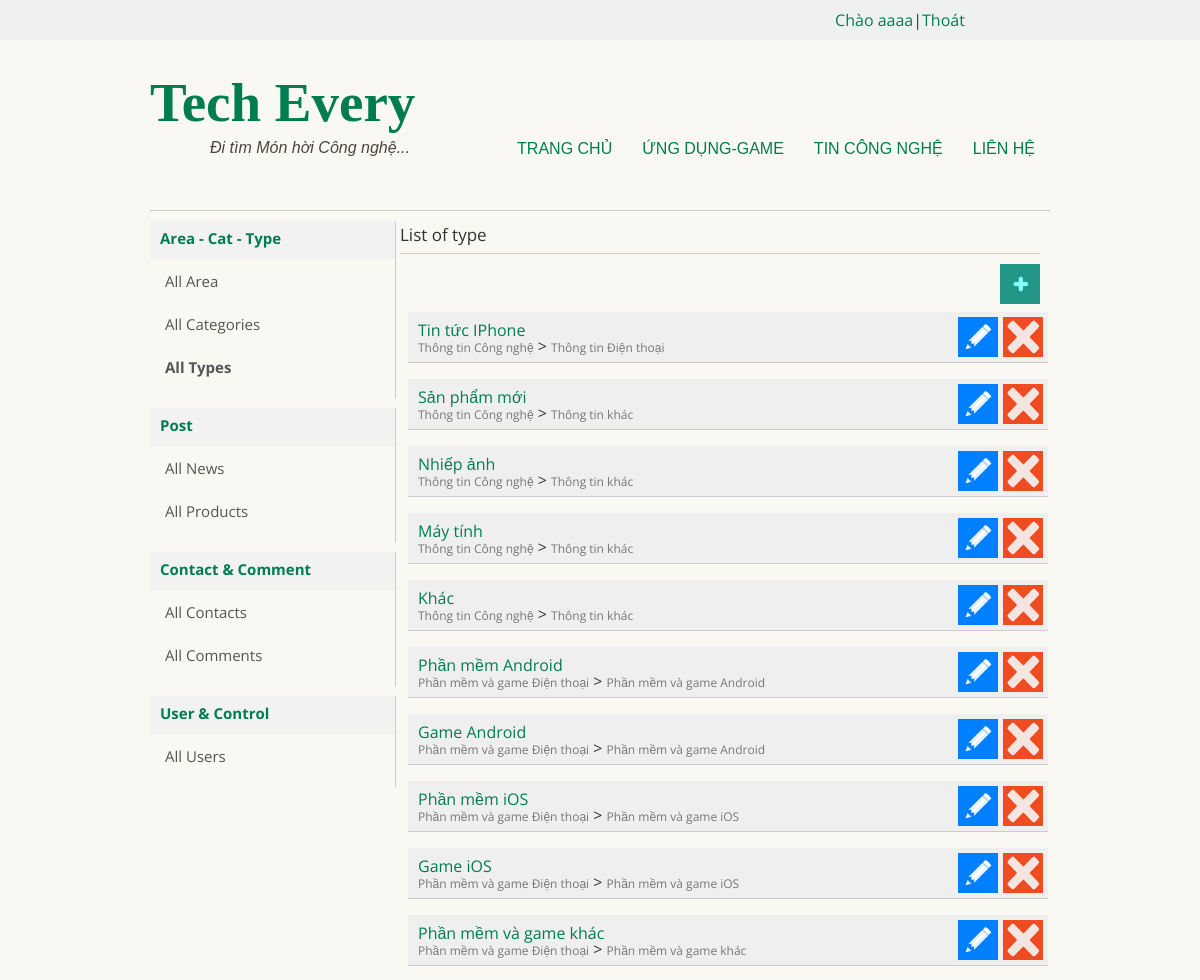
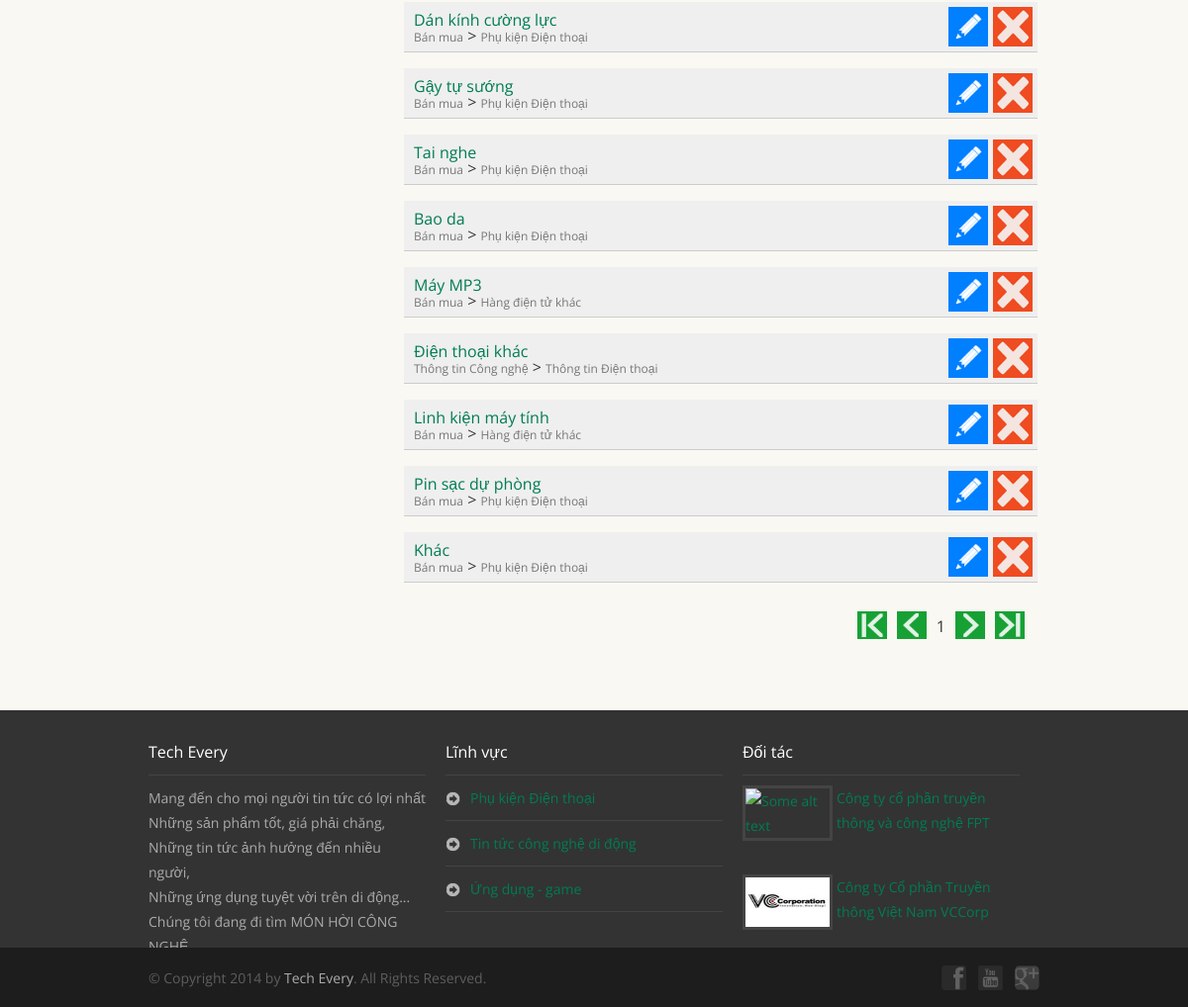
The app's page /minad/am-type.html (signed in) with its own data (2 pictures, top to bottom).
### tables this page shows
CREATE TABLE IF NOT EXISTS `type` (
  `TypeID` int(11) NOT NULL AUTO_INCREMENT,
  `TypeName` varchar(255) NOT NULL,
  `TypeNoName` varchar(255) NOT NULL,
  `TypeCategoryID` int(11) NOT NULL,
  `TypeAreaID` int(11) NOT NULL,
  `TypePos` int(11) NOT NULL,
  PRIMARY KEY (`TypeID`),
  KEY `TypeCategoryID` (`TypeCategoryID`),
  KEY `TypeAreaID` (`TypeAreaID`)
);

CREATE TABLE IF NOT EXISTS `area` (
  `AreaID` int(11) NOT NULL AUTO_INCREMENT,
  `AreaName` varchar(255) NOT NULL,
  `AreaNoName` varchar(255) NOT NULL,
  `AreaPos` int(11) NOT NULL,
  PRIMARY KEY (`AreaID`)
);

CREATE TABLE IF NOT EXISTS `category` (
  `CategoryID` int(11) NOT NULL AUTO_INCREMENT,
  `CategoryName` varchar(255) NOT NULL,
  `CategoryNoName` varchar(255) NOT NULL,
  `CategoryAreaID` int(11) NOT NULL,
  `CategoryPos` int(11) NOT NULL,
  PRIMARY KEY (`CategoryID`),
  KEY `CategoryAreaID` (`CategoryAreaID`)
);

### global/class_db.php (called while the page is built, shortened)
<?php
class Db {
	public $dbc;
	public function __construct($db_no) {
		if ($db_no == 1) {
			$this->dbc = mysqli_connect(DB_HOST, DB_USERNAME, DB_PASS, DB_NAME);
		}
		mysqli_query ($this->dbc, "set names 'utf8'");
	}
	public function doQuery($query) {
		$this->r = mysqli_query($this->dbc, $query) or die (mysqli_error($this->dbc));
	}
	public function loadListDetailType($OrderBy, $ascdesc) {
		$query = "SELECT * FROM type AS t JOIN ";
        $query .= " area AS a ON t.TypeAreaID = a.AreaID JOIN ";
        $query .= " category AS c ON t.TypeCategoryID = c.CategoryID ORDER BY ".$OrderBy." ".$ascdesc;
		$this->doQuery($query);
	}
}
?>

### global/func.php (called while the page is built, shortened)
<?php
require_once("class_db.php");
$myDb = new Db(1);
function valid($dbc, $s) {
	return mysqli_real_escape_string($dbc, strip_tags($s));
}
?>

### minad/admin.php (the view, shortened to what this page needs)
<?php
require_once('top_page.php');
?>
<!DOCTYPE HTML>
<html>
	<head>
		<?php require_once('css.php'); ?>
	</head>
	<body>
		<header>
            <?php require_once('header.php'); ?>
		</header>
                    <?php
                        $gPage = valid($myDb->dbc, $_GET['page']);
                        switch ($gPage) {
                            case 'type';
                                $div = "type";
                                $title = 'List of '.$div;
                                break;
                        }
                    ?>
        <div class="main-content">
            <div class="sb-left">
                <?php require_once('sidebar_admin.php'); ?>
            </div>
            <div class="main-right">
                <h3>
                    <?php
                        echo $title;
                    ?>
                <div class="ad_main_box1">
                        <?php
                        switch ($div) {
                            case 'type';
                                echo "<a href='add-type.html'><img src='../img/icon_add.png' /></a>";
                                break;
                        }
                        ?>
                </div>
                <div class="ad_main_box2">
                    <ul>
                    <?php
                        $onClick = "onclick='return confirm(\"Are you sure to delete this item?\")'";
                        switch ($div) {
                            case 'type';
                                $myDb->loadListDetailType("TypePos", "ASC");
                                $r = $myDb->r;
                                while ($type = mysqli_fetch_array($r, MYSQLI_ASSOC)) {
                                    echo "<li><div><a href='detail-type-".$type['TypeNoName'].".html'>".$type['TypeName']."</a><br />";
                                    echo "<a class='small' href='detail-area-".$type['AreaNoName'].".html'>".$type['AreaName']."</a> > ";
                                    echo "<a class='small' href='detail-category-".$type['CategoryNoName'].".html'>".$type['CategoryName']."</a></div>";
                                    echo "<a ".$onClick." class='button-del' href='del-type-".$type['TypeNoName'].".html'><img src='../img/icon_delete.png'/></a>";
                                    echo "<a class='button-edit' href='edit-type-".$type['TypeNoName'].".html'><img src='../img/icon_edit.png'/></a></li><br style='clear' />";
                                }
                                break;
                        }
                        ?>
                    </ul>
                </div>
                <div class="ad_main_box3">
                    <?php
                        switch ($div) {
                            case 'type';
                                $paging = "<div class='paging'><span id='first-page' class='page-item' onclick='onChangePageF()'><img src='../img/icon_go_first.png' /></span>";
                                $paging .= " <span id='prev-page' class='page-item' onclick='onChangePageP()'><img src='../img/icon_go_prev.png' /></span>";
                                $paging .= " <span id='current-page' class='page-item' onclick='onChangePageC()'>1</span>";
                                $paging .= " <span id='next-page' class='page-item' onclick='onChangePageN()'><img src='../img/icon_go_next.png' /></span>";
                                $paging .= " <span id='last-page' class='page-item' onclick='onChangePageL()'><img src='../img/icon_go_last.png' /></span></div>";
                                echo $paging;
                                break;
                        }
                        ?>
                </div>
            </div>
            <br class="clear"/>
        </div>
        <footer>
        	<?php require_once('footer.php'); ?>
        </footer>
	</body>
</html>

### css/style.css (style rules this page uses)
body { border-top: 40px solid #eff1f1; background: #faf8f3; font-family: 'Open Sans', sans-serif; color: #333; }
a { text-decoration:none; color:inherit; transition: color .5s ease; color: #007d50; }
header { position: relative; width:auto; max-width:900px; margin: 0 auto 20px auto; }
footer { position:relative; clear:both; width:auto; height:300px; background:#333333; margin-top: 20px; }

### css/pages.css (style rules this page uses)
.main-content { width: 100%; max-width: 900px; margin: auto; border-top: 1px solid #ccc; margin-top: 50px; margin-bottom: 50px; padding-bottom: 15px; -webkit-box-sizing: border-box; -moz-box-sizing: border-box; box-sizing: border-box; }

### minad/style.css (style rules this page uses)
.main-right { width: 100%; max-width: 640px; float: left; height: auto; }
.sb-left { width: 240px; margin: 0 10px 0 0; float: left; }
.main-right h3 { font-size:17px; border-bottom: 1px solid #D6D0C1; padding: 10px 0; margin: 5px 0 10px 0px; }
.ad_main_box1 { width: 100%; height: 40px; }
.ad_main_box1 img { width: 40px; height: 40px; float: right; }
.ad_main_box2 { width: 100%; margin: 8px; }
.ad_main_box2 ul li { height: 50px; background: #efefef; border-bottom: 1px solid #ccc; margin: 0; }
.ad_main_box2 ul li div { float: left; padding: 10px; }
.ad_main_box2 ul li a.button-edit, .ad_main_box2 ul li a.button-del { height: 40px; width: 40px; margin: 5px 5px 5px 0; padding: 0; float: right; }
.ad_main_box2 ul li a.button-edit img, .ad_main_box2 ul li a.button-del img { width: 100%; height: 100%; }
a.small { font-size: 12px; color: #777; }
.ad_main_box3 div.paging { float: right; display: flex; justify-content: center; align-items: center; }
.ad_main_box3 div.paging .page-item { float: left; margin: 5px; cursor: pointer; }
.ad_main_box3 div.paging img { width: 30px; height: 28px; }

### records on screen
type: TypeName "Tin tức IPhone", area.AreaName "Thông tin Công nghệ", category.CategoryName "Thông tin Điện thoại"
type: TypeName "Sản phẩm mới", area.AreaName "Thông tin Công nghệ", category.CategoryName "Thông tin khác"
type: TypeName "Nhiếp ảnh", area.AreaName "Thông tin Công nghệ", category.CategoryName "Thông tin khác"
type: TypeName "Máy tính", area.AreaName "Thông tin Công nghệ", category.CategoryName "Thông tin khác"
type: TypeName "Khác", area.AreaName "Thông tin Công nghệ", category.CategoryName "Thông tin khác"
type: TypeName "Phần mềm Android", area.AreaName "Phần mềm và game Điện thoại", category.CategoryName "Phần mềm và game Android"
type: TypeName "Game Android", area.AreaName "Phần mềm và game Điện thoại", category.CategoryName "Phần mềm và game Android"
type: TypeName "Phần mềm iOS", area.AreaName "Phần mềm và game Điện thoại", category.CategoryName "Phần mềm và game iOS"
type: TypeName "Game iOS", area.AreaName "Phần mềm và game Điện thoại", category.CategoryName "Phần mềm và game iOS"
type: TypeName "Phần mềm và game khác", area.AreaName "Phần mềm và game Điện thoại", category.CategoryName "Phần mềm và game khác"
type: TypeName "Dán kính cường lực", area.AreaName "Bán mua", category.CategoryName "Phụ kiện Điện thoại"
type: TypeName "Gậy tự sướng", area.AreaName "Bán mua", category.CategoryName "Phụ kiện Điện thoại"
type: TypeName "Tai nghe", area.AreaName "Bán mua", category.CategoryName "Phụ kiện Điện thoại"
type: TypeName "Bao da", area.AreaName "Bán mua", category.CategoryName "Phụ kiện Điện thoại"
type: TypeName "Máy MP3", area.AreaName "Bán mua", category.CategoryName "Hàng điện tử khác"
type: TypeName "Điện thoại khác", area.AreaName "Thông tin Công nghệ", category.CategoryName "Thông tin Điện thoại"
type: TypeName "Linh kiện máy tính", area.AreaName "Bán mua", category.CategoryName "Hàng điện tử khác"
type: TypeName "Pin sạc dự phòng", area.AreaName "Bán mua", category.CategoryName "Phụ kiện Điện thoại"
type: TypeName "Khác", area.AreaName "Bán mua", category.CategoryName "Phụ kiện Điện thoại"

### other values on screen
$_SESSION['Username'] "aaaa"
SITE_NAME "Tech Every"
$title "List of type"
